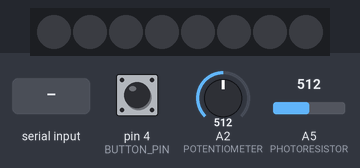
Simulated run of this sketch. Board: Arduino Uno, built with avr-gcc and run on an emulated ATmega328P. On the bench: 8 RGB LEDs in strip order, left to right. The inputs (shaded band) are chosen by the test bench; at power-on: pin 4 (BUTTON_PIN) LOW, A2 (POTENTIOMETER) = 512, A5 (PHOTORESISTOR) = 512. Dim RGB values are drawn brighter than linear; what the sketch prints to the serial monitor is not drawn.

Above: at 1.2 s.
1.3 s: "90,45,200\n" received over Serial
At 2.2 s:
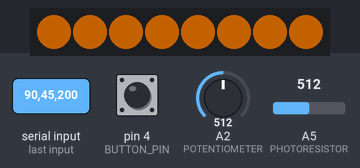
2.8 s: ",\n" received over Serial
At 3.3 s:
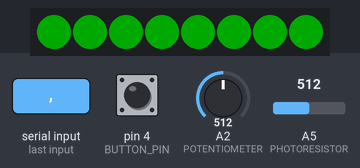
4.3 s: "30,150\n" received over Serial
At 5.6 s:
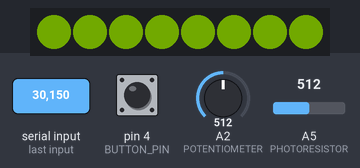
7.4 s: "90,45\n" received over Serial
At 7.9 s:
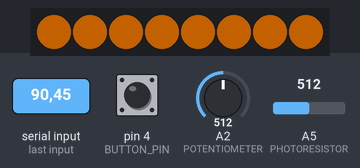
Timing chart, 0 to 10.4 s (numbered marks = the images above; inputs shaded):
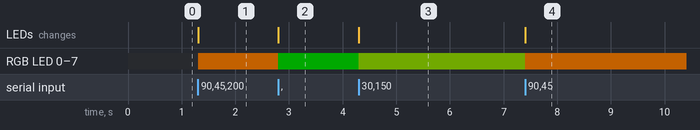

The sketch:

SerialIO.ino
```cpp
#include <Adafruit_NeoPixel.h>
#define NUMPIXELS 8
#define NEOPIXEL_PIN 7

Adafruit_NeoPixel pixels(NUMPIXELS, NEOPIXEL_PIN, NEO_GRB + NEO_KHZ800);

const int POTENTIOMETER = A2;
const int PHOTORESISTOR = A5;
const int BUTTON_PIN = 4;

const int DELAY_MS = 5;
const int NUM_COLORS = 3;

const int maxValue = 1023;
int lastValue = -1;
int incomingValues[NUM_COLORS];

boolean lastButtonState = LOW;
boolean currentState = LOW;


void setup() {
  Serial.begin(115200);
  pixels.begin();
}

void loop() {


  int currentValue = analogRead(POTENTIOMETER);
  int pRes = analogRead(PHOTORESISTOR);
  boolean buttonState = digitalRead(BUTTON_PIN);

  // The fraction of the circle diameter
  if (lastValue != currentValue) {
    float sizeFrac = currentValue;
    Serial.print("amplitude ");
    Serial.println(sizeFrac, 4);
  }

  lastValue = currentValue;
  delay(DELAY_MS);

  // Check if photoresistor is occluded or not
  if (pRes > 120) {
    Serial.print("light ");
    Serial.println(0);
  } else {
    Serial.print("light ");
    Serial.println(255);
  }

  // Toggle Button ON/OFF
  if (buttonState != lastButtonState) {
    lastButtonState = buttonState;
    if (buttonState == LOW) {
      currentState = (currentState == HIGH) ? 0 : 1;
      Serial.print("button ");
      Serial.println(currentState);
    }
  }

  // check if reading over serial
  // color neopixels depeniding on the sliders
  if (Serial.available() > 0) {
    pixels.clear();
    // read string until the endo of the line
    String rcvdSerialData = Serial.readStringUntil('\n');
    split(rcvdSerialData, incomingValues, NUM_COLORS);

    for (int j = 0; j < NUM_COLORS; j++) {
      for (int i = 0; i < NUMPIXELS; i++) {
        pixels.setPixelColor(i, pixels.Color(incomingValues[0], incomingValues[1], incomingValues[2]));
      }
      pixels.show();
      delay(DELAY_MS);
    }
  }
}

//function to split the array into individual messages
void split(String inputString, int returnData[], int numOfValues) {
  int index = 0;
  int lastPos = 0;

  for (int i = 0; i < inputString.length(); i++) {
    if (inputString.charAt(i) == ',' && index < numOfValues) {
      String tempStr = inputString.substring(lastPos, i);
      returnData[index] = tempStr.toInt();
      index++;
      lastPos = i + 1;
    }
  }
}
```

Measured:
- after the input at 1.3 s, RGB LED 0–7: off → RGB(90, 45, 0) at once; the LEDs: change at once (image 1)
- after the input at 2.8 s, RGB LED 0–7: RGB(90, 45, 0) → RGB(0, 45, 0) at once; the LEDs: change at once (image 2)
- after the input at 4.3 s, RGB LED 0–7: RGB(0, 45, 0) → RGB(30, 45, 0) at once; the LEDs: change at once (image 3)
- after the input at 7.4 s, RGB LED 0–7: RGB(30, 45, 0) → RGB(90, 45, 0) at once; the LEDs: change at once (image 4)
